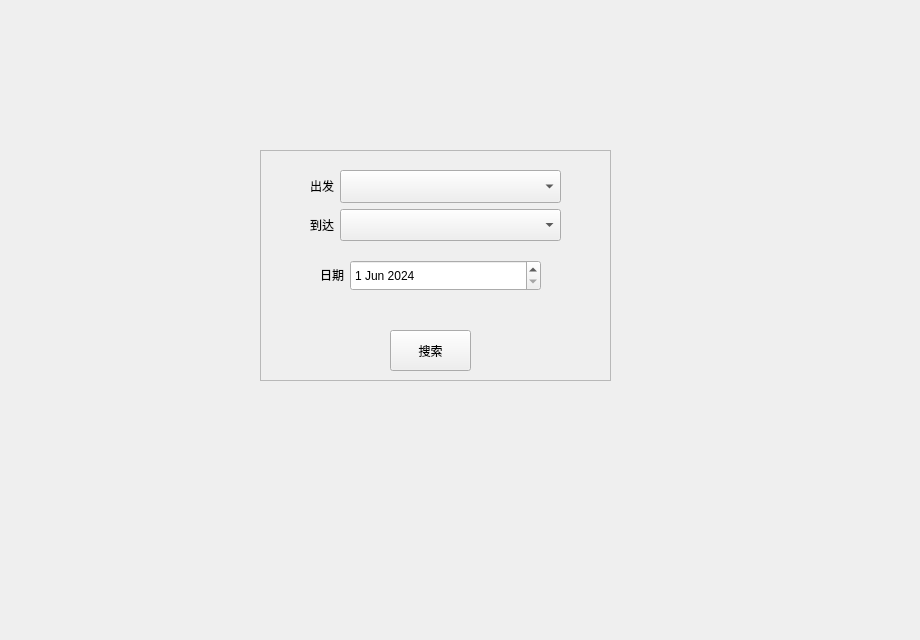
    <widget class="QWidget" name="SearchPage">
     <widget class="QLabel" name="label_9">
      <property name="geometry">
       <rect>
        <x>20</x>
        <y>50</y>
        <width>891</width>
        <height>581</height>
       </rect>
      </property>
      <property name="text">
       <string/>
      </property>
      <property name="pixmap">
       <pixmap resource="images.qrc">:/Images/Select_F.png</pixmap>
      </property>
      <property name="scaledContents">
       <bool>true</bool>
      </property>
     </widget>
     <widget class="QFrame" name="frame_4">
      <property name="geometry">
       <rect>
        <x>260</x>
        <y>150</y>
        <width>351</width>
        <height>231</height>
       </rect>
      </property>
      <property name="frameShape">
       <enum>QFrame::StyledPanel</enum>
      </property>
      <property name="frameShadow">
       <enum>QFrame::Raised</enum>
      </property>
      <widget class="QWidget" name="layoutWidget">
       <property name="geometry">
        <rect>
         <x>60</x>
         <y>110</y>
         <width>221</width>
         <height>31</height>
        </rect>
       </property>
       <layout class="QHBoxLayout" name="horizontalLayout_14">
        <item>
         <widget class="QLabel" name="label_3">
          <property name="sizePolicy">
           <sizepolicy hsizetype="Fixed" vsizetype="Fixed">
            <horstretch>0</horstretch>
            <verstretch>0</verstretch>
           </sizepolicy>
          </property>
          <property name="text">
           <string>日期</string>
          </property>
         </widget>
        </item>
        <item>
         <widget class="QDateEdit" name="DateEdit">
          <property name="sizePolicy">
           <sizepolicy hsizetype="Expanding" vsizetype="Expanding">
            <horstretch>0</horstretch>
            <verstretch>0</verstretch>
           </sizepolicy>
          </property>
          <property name="dateTime">
           <datetime>
            <hour>0</hour>
            <minute>0</minute>
            <second>0</second>
            <year>2024</year>
            <month>6</month>
            <day>1</day>
           </datetime>
          </property>
         </widget>
        </item>
       </layout>
      </widget>
      <widget class="QWidget" name="layoutWidget">
       <property name="geometry">
        <rect>
         <x>50</x>
         <y>20</y>
         <width>251</width>
         <height>71</height>
        </rect>
       </property>
       <layout class="QVBoxLayout" name="verticalLayout_2">
        <item>
         <layout class="QHBoxLayout" name="horizontalLayout_12">
          <item>
           <widget class="QLabel" name="label">
            <property name="sizePolicy">
             <sizepolicy hsizetype="Preferred" vsizetype="Fixed">
              <horstretch>0</horstretch>
              <verstretch>0</verstretch>
             </sizepolicy>
            </property>
            <property name="text">
             <string>出发</string>
            </property>
           </widget>
          </item>
          <item>
           <widget class="QComboBox" name="DepartureCityComboBox">
            <property name="sizePolicy">
             <sizepolicy hsizetype="Expanding" vsizetype="Expanding">
              <horstretch>0</horstretch>
              <verstretch>0</verstretch>
             </sizepolicy>
            </property>
           </widget>
          </item>
         </layout>
        </item>
        <item>
         <layout class="QHBoxLayout" name="horizontalLayout_13">
          <item>
           <widget class="QLabel" name="label_2">
            <property name="sizePolicy">
             <sizepolicy hsizetype="Fixed" vsizetype="Preferred">
              <horstretch>0</horstretch>
              <verstretch>0</verstretch>
             </sizepolicy>
            </property>
            <property name="text">
             <string>到达</string>
            </property>
           </widget>
          </item>
          <item>
           <widget class="QComboBox" name="ArrivalCityComboBox">
            <property name="sizePolicy">
             <sizepolicy hsizetype="Expanding" vsizetype="Expanding">
              <horstretch>0</horstretch>
              <verstretch>0</verstretch>
             </sizepolicy>
            </property>
           </widget>
          </item>
         </layout>
        </item>
       </layout>
      </widget>
      <widget class="QPushButton" name="SearchButton">
       <property name="geometry">
        <rect>
         <x>130</x>
         <y>180</y>
         <width>81</width>
         <height>41</height>
        </rect>
       </property>
       <property name="text">
        <string>搜索</string>
       </property>
      </widget>
     </widget>
    </widget>
